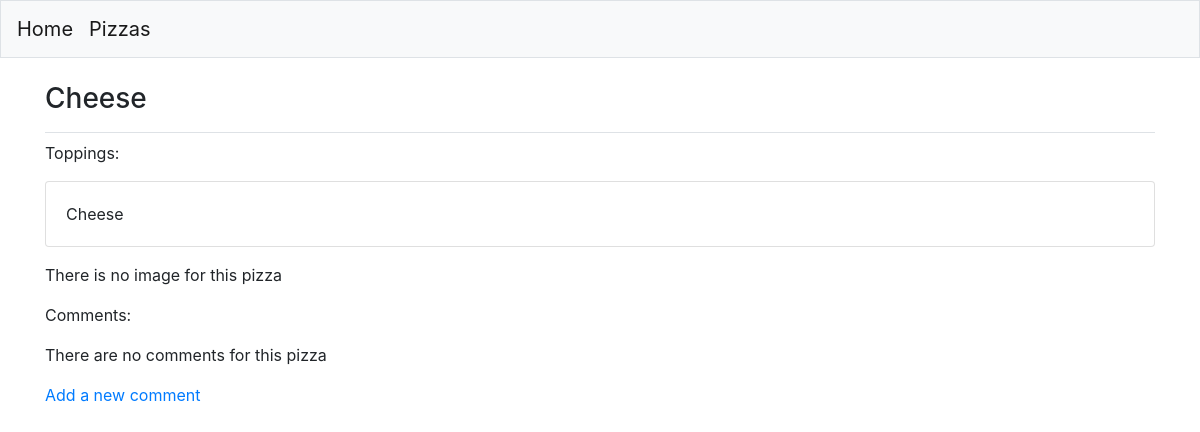
Before: /pizzas/4/ with the older database file.
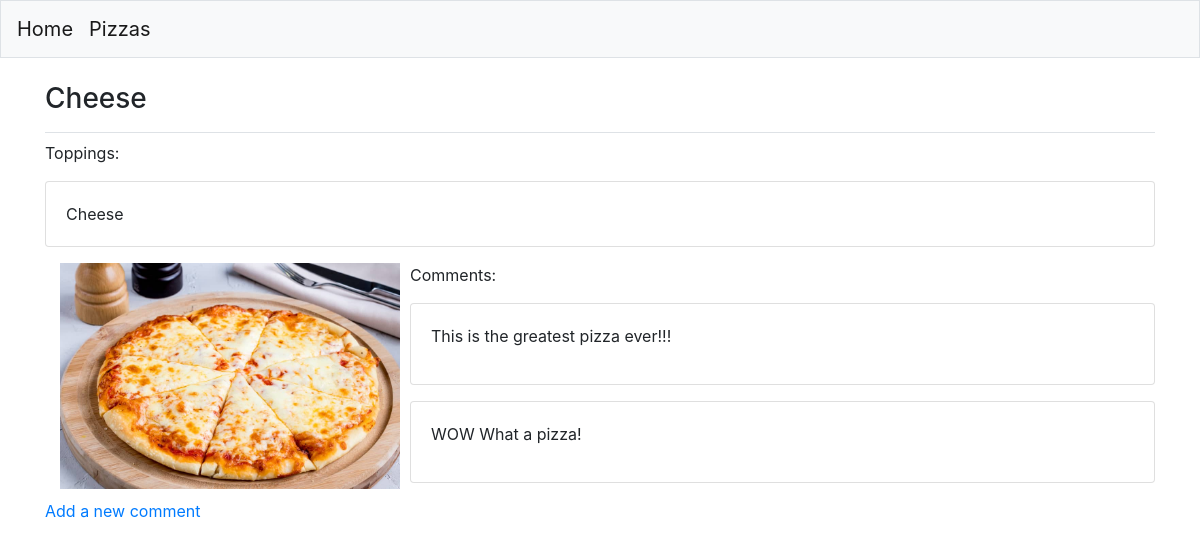
After: the same page with the newer database file.
### MainApp/models.py (models this page shows)
class Pizza(models.Model):
    name = models.CharField(max_length=100)
    def __str__(self):
        return self.name

class Topping(models.Model):
    pizza = models.ForeignKey(Pizza, on_delete=models.CASCADE)
    name = models.CharField(max_length=100)
    class Meta:
        verbose_name_plural = 'toppings'
    def __str__(self):
        return self.name

class Image(models.Model):
    pizza = models.ForeignKey(Pizza, on_delete=models.CASCADE)
    image = models.ImageField(upload_to='images/')

class Comment(models.Model):
    pizza = models.ForeignKey(Pizza, on_delete=models.CASCADE)
    comment = models.TextField()
    date_added = models.DateTimeField(auto_now_add=True)
    class Meta:
        verbose_name_plural = 'Comments'
    def __str__(self):
        return f"{self.comment[:200]}"

### MainApp/views.py (the view)
# urls.py: path('pizzas/<int:pizza_id>/', views.pizza, name='pizza' ),
def pizza(request, pizza_id):
    pizza = Pizza.objects.get(id=pizza_id)
    toppings = pizza.topping_set.all()
    comments = pizza.comment_set.all()
    if request.method == 'GET':
        image = pizza.image_set.all()
    context = {'pizza':pizza, 'toppings':toppings, 'comments':comments, 'image':image}
    return render(request, 'MainApp/pizza.html', context)

### MainApp/templates/mainapp/pizza.html
{% extends "MainApp/base.html" %}
{% block page_header %}
    <h3>{{ pizza }}</h3>
{% endblock page_header %}
{% block content %}
    <p>Toppings: </p>
    {% for t in toppings %}
        <div class="card mb-3">
            <div class="card-body">
                {{ t }}
            </div>
        </div>
    {% empty %}
        <p>There are no toppings for this pizza</p>
    {% endfor %}
    {% for i in image %}
        <div class="col-md-4">
                <img src="{{  i.image.url  }}" class="img-responsive" style="width: 100%; float: left; margin-right: 10px;" />
        </div>
    {% empty %}
        <p>There is no image for this pizza</p>
    {% endfor %}
    <p>Comments: </p>
    {% for c in comments %}
        <div class="card mb-3">
            <div class="card-body">
                {{ c|linebreaks }}
            </div>
        </div>
    {% empty %}
        <p>There are no comments for this pizza</p>
    {% endfor %}
    <p></p><a href="{% url 'MainApp:comment' pizza.id %}">Add a new comment</a></p>
{% endblock content %}

### MainApp/templates/mainapp/base.html (shortened to what this page needs)
{% load bootstrap4 %}
<!doctype html>
<html lang="en">
<head>
    {% bootstrap_css %}
</head>
<body>
    <nav class="navbar navbar-expand-md navbar-light bg-light mb-4 border">
        <a class="navbar-brand" href="{% url 'MainApp:index' %}">
            Home</a>
        <a class="navbar-brand" href="{% url 'MainApp:pizzas' %}">
            Pizzas</a>
    </nav>
<main role="main" class="container">
    <div class="pb-2 mb-2 border-bottom">
     {% block page_header %}{% endblock page_header %}
    </div>
    <div>
     {% block content %}{% endblock content %}
    </div>
</main>
</body>
</html>

Changed rows visible on the page:
added Image: image (picture)
added Comment: comment "This is the greatest pizza ever!!!"
added Comment: comment "WOW What a pizza!"
Other visible differences:
text no longer shown: "There is no image for this pizza There are no comments for this pizza"
